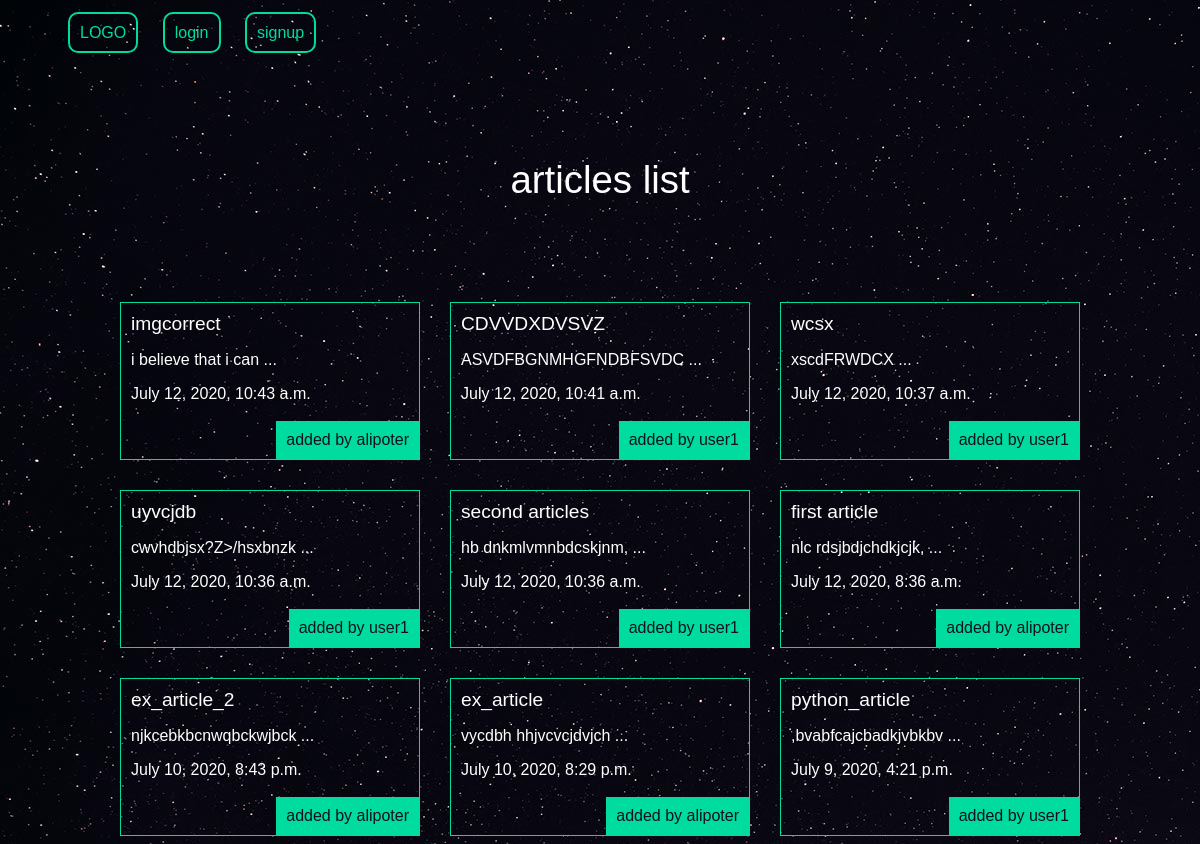
The app's page /articles/ with its own data.
### articles/models.py (models this page shows, shortened)
class Articles(models.Model):
    title=models.CharField(max_length=100)
    date=models.DateTimeField(auto_now_add=True)
    body=models.TextField()
    slug=models.SlugField()
    author=models.ForeignKey(User,default=None,on_delete=models.CASCADE)
    image=models.ImageField(default="default.jpg", blank=True)
    def snippet(self):
        return self.body[:20] + " ..."

### articles/views.py (the view)
# urls.py: path("",views.article_list,name="list"),
def article_list(request):
    articles=models.Articles.objects.all().order_by("-date")
    args={"articles":articles}
    return render(request,"articles/article_list.html",args)

### articles/templates/articles/article_list.html (shortened to what this page needs)
{% extends "base.html"%}
{%block content%}
      <h1 class="articlelist">articles list</h1>
    <div class="articles">
      {% for arg in articles%}
      <div class="article">
        <h2><a href="{%url 'articles:detail' slug=arg.slug%}">{{arg.title}}</a></h2>
        <p>{{arg.snippet}}</p>
        <p>{{arg.date}}</p>
        <p class='author'> added by {{ arg.author.username }}</p>
      </div>
      {% endfor %}
    </div>
{% endblock %}

### static_files/cssfile.css (style rules this page uses)
body { background-color: #0f121f; background-image:url(stars.jpg); color:#fff; background-repeat-y:no-repeat; background-attachment: fixed; }
body * { font-family:arial; }
h1,h2,h3,h4,h5 { font-weight:normal; margin:0; }
a,a:hover,a:visited { color:#fff; text-decoration:none; }
div.wrapper h1 { text-align:center; font-size:2.4em; }
h1.articlelist { margin: 100px 0; }
.articles { display:grid; grid-template-columns:1fr 1fr 1fr; grid-gap:30px; }
.article { padding:10px; border:1px solid #00dba0; position:relative; padding-bottom:40px; }
.article h2 { font-size:1.2em; }
.article .author { padding:10px; background-color:#00dba0; position:absolute; right:0; bottom:0; margin:0; color:#0f121f; }

### records on screen
Articles: title "imgcorrect", snippet "i believe that i can ...", date "July 12, 2020, 10:43 a.m.", author.username "alipoter"
Articles: title "CDVVDXDVSVZ", snippet "ASVDFBGNMHGFNDBFSVDC ...", date "July 12, 2020, 10:41 a.m.", author.username "user1"
Articles: title "wcsx", snippet "xscdFRWDCX ...", date "July 12, 2020, 10:37 a.m.", author.username "user1"
Articles: title "uyvcjdb", snippet "cwvhdbjsx?Z>/hsxbnzk ...", date "July 12, 2020, 10:36 a.m.", author.username "user1"
Articles: title "second articles", snippet "hb dnkmlvmnbdcskjnm, ...", date "July 12, 2020, 10:36 a.m.", author.username "user1"
Articles: title "first article", snippet "nlc rdsjbdjchdkjcjk, ...", date "July 12, 2020, 8:36 a.m.", author.username "alipoter"
Articles: title "ex_article_2", snippet "njkcebkbcnwqbckwjbck ...", date "July 10, 2020, 8:43 p.m.", author.username "alipoter"
Articles: title "ex_article", snippet "vycdbh hhjvcvcjdvjch ...", date "July 10, 2020, 8:29 p.m.", author.username "alipoter"
Articles: title "python_article", snippet ",bvabfcajcbadkjvbkbv ...", date "July 9, 2020, 4:21 p.m.", author.username "user1"
